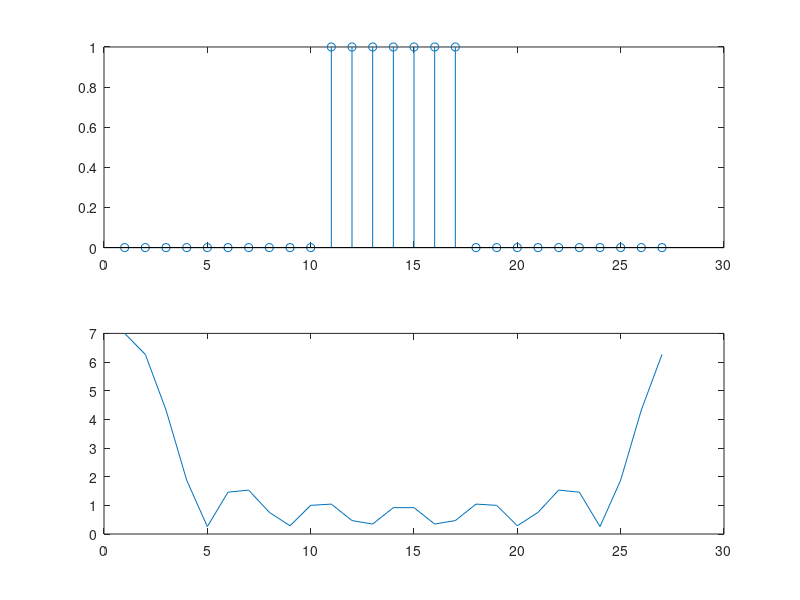
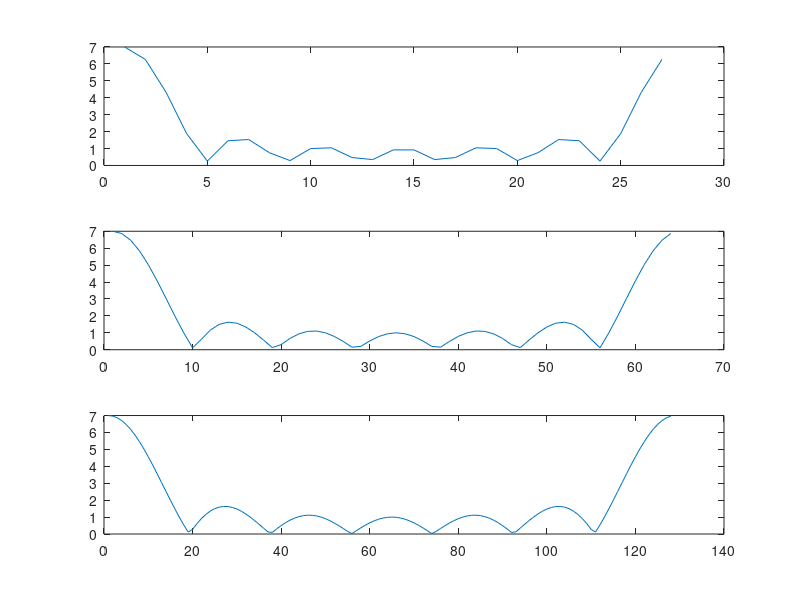

The MATLAB script that drew these images, in order:
x = [zeros(1,10) ones(1,7) zeros(1,10)];
y = fft(x);
figure;
subplot(2,1,1);
stem(x);
subplot(2,1,2);
plot(abs(y))

% Zero padding - finer scale in Fourier transform

y2 = fft(x,64);
y3 = fft(x,128);
figure;
subplot(3,1,1);
plot(abs(y));
subplot(3,1,2);
plot(abs(y2));
subplot(3,1,3);
plot(abs(y3));